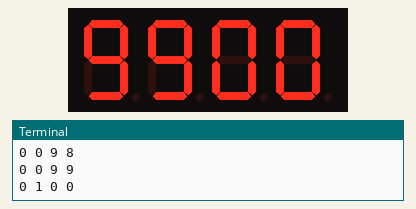
This program was run on a simulated Raspberry Pi (header pin numbers). On the bench: 4-digit seven-segment display, the last lines printed to the terminal. The segment pins are drawn as the display they are named for.

Above: at 3.66 s.
At 13.02 s:
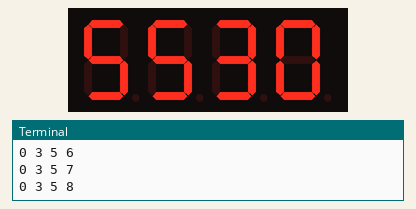
At 19.44 s:
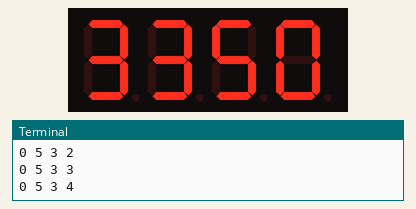
At 27.66 s:
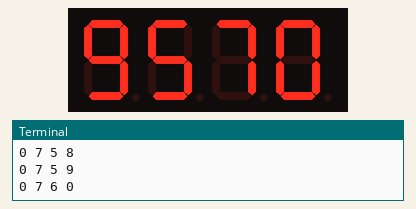
At 32.52 s:
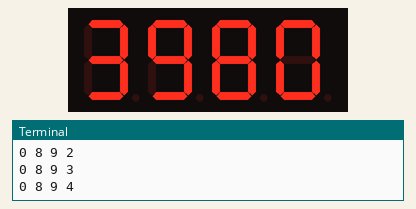
At 38.34 s:
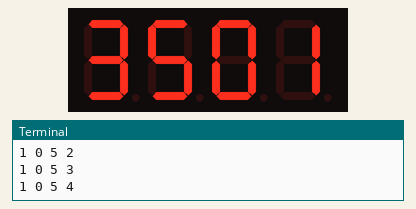

The program:

7-segment-test2.py
```python
#/usr/bin/env python

import math
import RPi.GPIO as GPIO
from time import sleep

GPIO.setmode(GPIO.BOARD)

# digits activation pins
digits = (31, 29, 3, 11)

# segments activation pins
segments = (12, 13, 15, 16, 18, 19, 21, 22)

segmentDigits2 = {
#Segment   a  b  c  d  e  f  g  p
    '0x0':(0, 0, 0, 0, 0, 0, 1, 1),
    '0x1':(1, 0, 0, 1, 1, 1, 1, 1),
    '0x2':(0, 0, 1, 0, 0, 1, 0, 1),
    '0x3':(0, 0, 0, 0, 1, 1, 0, 1),
    '0x4':(1, 0, 0, 1, 1, 0, 0, 1),
    '0x5':(0, 1, 0, 0, 1, 0, 0, 1),
    '0x6':(0, 1, 0, 0, 0, 0, 0, 1),
    '0x7':(0, 0, 0, 1, 1, 1, 1, 1),
    '0x8':(0, 0, 0, 0, 0, 0, 0, 1),
    '0x9':(0, 0, 0, 0, 1, 0, 0, 1),
    '0xa':(0, 0, 0, 1, 0, 0, 0, 1),
    '0xb':(1, 1, 0, 0, 0, 0, 0, 1),
    '0xc':(0, 1, 1, 0, 0, 0, 1, 1),
    '0xd':(1, 0, 0, 0, 0, 1, 0, 1),
    '0xe':(0, 1, 1, 0, 0, 0, 0, 1),
    '0xf':(0, 1, 1, 1, 0, 0, 0, 1),
    '': (1, 1, 1, 1, 1, 1, 1, 1),
    }

segmentDigits = [
    #a  b  c  d  e  f  g  p   Segments
    [0, 0, 0, 0, 0, 0, 1, 1], # 0
    [1, 0, 0, 1, 1, 1, 1, 1], # 1
    [0, 0, 1, 0, 0, 1, 0, 1], # 2
    [0, 0, 0, 0, 1, 1, 0, 1], # 3
    [1, 0, 0, 1, 1, 0, 0, 1], # 4
    [0, 1, 0, 0, 1, 0, 0, 1], # 5
    [0, 1, 0, 0, 0, 0, 0, 1], # 6
    [0, 0, 0, 1, 1, 1, 1, 1], # 7
    [0, 0, 0, 0, 0, 0, 0, 1], # 8
    [0, 0, 0, 0, 1, 0, 0, 1], # 9
    [0, 0, 0, 1, 0, 0, 0, 1], # A
    [1, 1, 0, 0, 0, 0, 1, 1], # b
    [0, 1, 1, 0, 0, 0, 1, 1], # C
    [1, 0, 0, 0, 0, 1, 0, 1], # d
    [0, 1, 1, 0, 0, 0, 0, 1], # E
    [0, 1, 1, 1, 0, 0, 0, 1], # F
    [1, 1, 1, 1, 1, 1, 1, 1], # blank
];

def setup():
    # setup all digits
    for digit in digits:
        GPIO.setup(digit, GPIO.OUT)
        GPIO.output(digit, False)

        # setup all segments
    for segment in segments:
        GPIO.setup(segment, GPIO.OUT)
        GPIO.output(segment, True)


def activate_digit(digit):
    GPIO.output(digit, True)

def deactivate_digit(digit):
    GPIO.output(digit, False)


def count(from_n, to_n):

    n_digits = (int)(math.log10(to_n)+1) #number digits from 0 usefull to index the digit position

    if n_digits < 5:
        for digit in range (n_digits):
            activate_digit(digits[digit])
            print digit
            for c in range(16):
                print c,
                for loop in range(0,7):
                    print segments[loop], bool(segmentDigits2[str(hex(c))][loop]),
                    GPIO.output(segments[loop], bool(segmentDigits2[str(hex(c))][loop]))
                print 'sleep 0.5'
                sleep(0.3)
            deactivate_digit(digits[digit])
            #sleep(1)
            #activate_digit(digit)

def count2():

    digit_1 = 0
    digit_2 = 0
    digit_3 = 0
    digit_4 = 0

    delay = 0.009

    while digit_1 < 10:

        print "%d %d %d %d" % (digit_4, digit_3, digit_2, digit_1)

        if digit_4 >= 0:
            activate_digit(digits[3])

            for loop in range(0,7):
                GPIO.output(segments[loop], bool(segmentDigits2[str(hex(digit_4))][loop]))

            sleep(delay)
            deactivate_digit(digits[3])


        if digit_3 >= 0:
            activate_digit(digits[2])

            for loop in range(0,7):
                GPIO.output(segments[loop], bool(segmentDigits2[str(hex(digit_3))][loop]))

            sleep(delay)
            deactivate_digit(digits[2])

        if digit_2 >= 0:
            activate_digit(digits[1])

            for loop in range(0,7):
                GPIO.output(segments[loop], bool(segmentDigits2[str(hex(digit_2))][loop]))

            sleep(delay)
            deactivate_digit(digits[1])


        if digit_1 >= 0:
            activate_digit(digits[0])

            for loop in range(0,7):
                GPIO.output(segments[loop], bool(segmentDigits2[str(hex(digit_1))][loop]))

            sleep(delay)
            deactivate_digit(digits[0])


        if digit_1 == 9:
            digit_1 = -1
            if digit_2 == 9:
                digit_2 = -1
                if digit_3 == 9:
                    digit_3 = -1
                    if digit_4 == 9:
                        digit_4 = -1
                    digit_4 = digit_4 + 1
                digit_3 = digit_3 + 1
            digit_2 = digit_2 + 1
        digit_1 = digit_1 + 1


def main():
    setup()
    #count(0,1000)
    count2()
    GPIO.cleanup()

if __name__ == '__main__':
    main()
```
